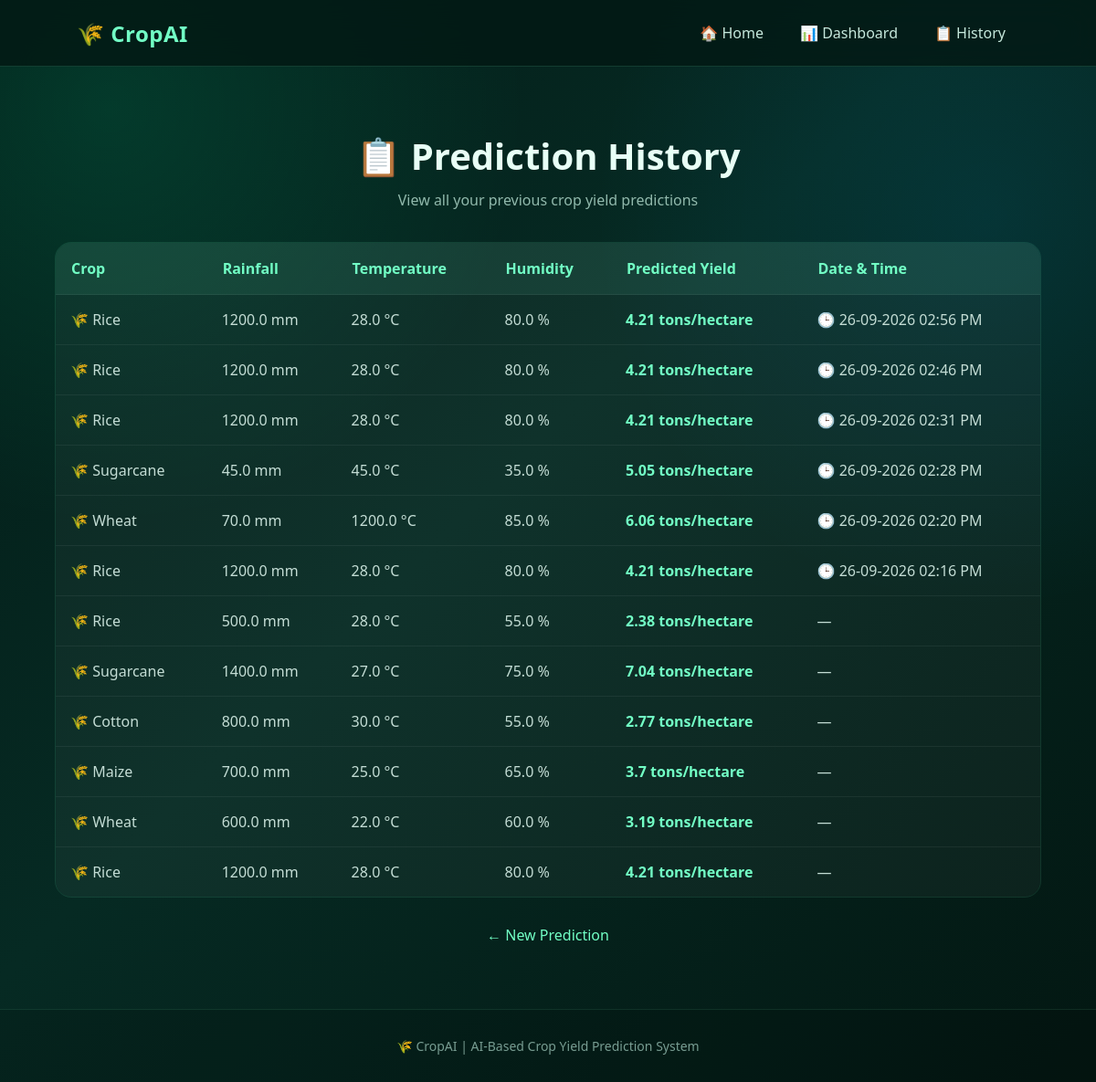
The app's page /history with its own data.
### tables this page shows
CREATE TABLE predictions (
    id INTEGER PRIMARY KEY AUTOINCREMENT,
    crop TEXT,
    rainfall REAL,
    temperature REAL,
    humidity REAL,
    soil_ph REAL,
    nitrogen REAL,
    phosphorus REAL,
    potassium REAL,
    predicted_yield REAL
, prediction_date TEXT);

### app.py (the view)
@app.route("/history")
def history():
    conn = get_db_connection()
    cursor = conn.cursor()
    cursor.execute(
        """
        SELECT
            id,
            crop,
            rainfall,
            temperature,
            humidity,
            soil_ph,
            nitrogen,
            phosphorus,
            potassium,
            predicted_yield,
            prediction_date
        FROM predictions
        ORDER BY id DESC
        """
    )
    predictions = cursor.fetchall()
    conn.close()
    return render_template(
        "history.html",
        predictions=predictions
    )

### app.py (called while the page is built)
def get_db_connection():
    conn = sqlite3.connect("crop_yield.db")
    return conn

### templates/history.html (shortened to what this page needs)
<!DOCTYPE html>
<html>
<head>
    <link rel="stylesheet"
          href="{{ url_for('static', filename='style.css') }}">
</head>
<body>
<nav class="navbar">
    <div class="logo">
        🌾 CropAI
    </div>
    <div class="nav-links">
        <a href="/">🏠 Home</a>
        <a href="/dashboard">📊 Dashboard</a>
        <a href="/history">📋 History</a>
    </div>
</nav>
<div class="container">
    <h1>
        📋 Prediction History
    </h1>
    <p class="subtitle">
        View all your previous crop yield predictions
    </p>
    {% if predictions %}
    <div class="table-wrapper">
        <table>
            <tr>
                <th>Crop</th>
                <th>Rainfall</th>
                <th>Temperature</th>
                <th>Humidity</th>
                <th>Predicted Yield</th>
                <th>Date & Time</th>
            </tr>
            {% for row in predictions %}
            <tr>
                <td>
                    🌾 {{ row[1] }}
                </td>
                <td>
                    {{ row[2] }} mm
                </td>
                <td>
                    {{ row[3] }} °C
                </td>
                <td>
                    {{ row[4] }} %
                </td>
                <td>
                    <b>
                        {{ row[9] }} tons/hectare
                    </b>
                </td>
                <td>
                    {% if row[10] %}
                        🕒 {{ row[10] }}
                    {% else %}
                        —
                    {% endif %}
                </td>
            </tr>
            {% endfor %}
        </table>
    </div>
    {% endif %}
    <div style="text-align:center; margin-top:30px;">
        <a href="/" class="back">
            ← New Prediction
        </a>
    </div>
</div>
<footer>
    <p>
        🌾 CropAI | AI-Based Crop Yield Prediction System
    </p>
</footer>
</body>
</html>

### static/style.css (style rules this page uses)
* { margin: 0; padding: 0; box-sizing: border-box; }
html { scroll-behavior: smooth; }
body { font-family: "Segoe UI", Arial, sans-serif; color: #e8fff6; background: radial-gradient(circle at 10% 10%, rgba(0, 255, 170, 0.12), transparent 30%), radial-gradient(circle at 90% 20%, rgba(0, 180, 255, 0.10), transparent 30%), linear-gradient(135deg, #031c17, #062a23 45%, #031712); min-height: 100vh; overflow-x: hidden; }
.navbar { width: 100%; min-height: 72px; padding: 15px 7%; display: flex; align-items: center; justify-content: space-between; background: rgba(3, 25, 20, 0.82); border-bottom: 1px solid rgba(114, 255, 197, 0.15); backdrop-filter: blur(18px); position: sticky; top: 0; z-index: 1000; }
.logo { font-size: 24px; font-weight: 800; color: #72ffc5; letter-spacing: 0.5px; }
.nav-links { display: flex; gap: 10px; }
.nav-links a { color: #c7e8dc; text-decoration: none; padding: 10px 15px; border-radius: 10px; transition: 0.3s; }
.container { width: 90%; max-width: 1200px; margin: auto; padding: 70px 0; }
.container h1 { text-align: center; font-size: 40px; }
.subtitle { text-align: center; color: #91b9ac; margin-top: 10px; margin-bottom: 35px; }
.table-wrapper { overflow-x: auto; border-radius: 18px; border: 1px solid rgba(114,255,197,0.12); }
table { width: 100%; border-collapse: collapse; min-width: 800px; background: rgba(255,255,255,0.035); }
th { padding: 17px; background: rgba(114,255,197,0.08); color: #72ffc5; text-align: left; }
td { padding: 16px; border-top: 1px solid rgba(255,255,255,0.06); color: #c4ddd5; }
td b { color: #72ffc5; }
.back { color: #72ffc5; text-decoration: none; }
footer { text-align: center; padding: 30px 20px; border-top: 1px solid rgba(114,255,197,0.1); color: #789d92; font-size: 14px; background: rgba(0,0,0,0.15); }

### records on screen
predictions: crop "Rice", rainfall "1200.0", temperature "28.0", humidity "80.0", predicted_yield "4.21", prediction_date "26-09-2026 02:56 PM"
predictions: crop "Rice", rainfall "1200.0", temperature "28.0", humidity "80.0", predicted_yield "4.21", prediction_date "26-09-2026 02:46 PM"
predictions: crop "Rice", rainfall "1200.0", temperature "28.0", humidity "80.0", predicted_yield "4.21", prediction_date "26-09-2026 02:31 PM"
predictions: crop "Sugarcane", rainfall "45.0", temperature "45.0", humidity "35.0", predicted_yield "5.05", prediction_date "26-09-2026 02:28 PM"
predictions: crop "Wheat", rainfall "70.0", temperature "1200.0", humidity "85.0", predicted_yield "6.06", prediction_date "26-09-2026 02:20 PM"
predictions: crop "Rice", rainfall "1200.0", temperature "28.0", humidity "80.0", predicted_yield "4.21", prediction_date "26-09-2026 02:16 PM"
predictions: crop "Rice", rainfall "500.0", temperature "28.0", humidity "55.0", predicted_yield "2.38"
predictions: crop "Sugarcane", rainfall "1400.0", temperature "27.0", humidity "75.0", predicted_yield "7.04"
predictions: crop "Cotton", rainfall "800.0", temperature "30.0", humidity "55.0", predicted_yield "2.77"
predictions: crop "Maize", rainfall "700.0", temperature "25.0", humidity "65.0", predicted_yield "3.7"
predictions: crop "Wheat", rainfall "600.0", temperature "22.0", humidity "60.0", predicted_yield "3.19"
predictions: crop "Rice", rainfall "1200.0", temperature "28.0", humidity "80.0", predicted_yield "4.21"
